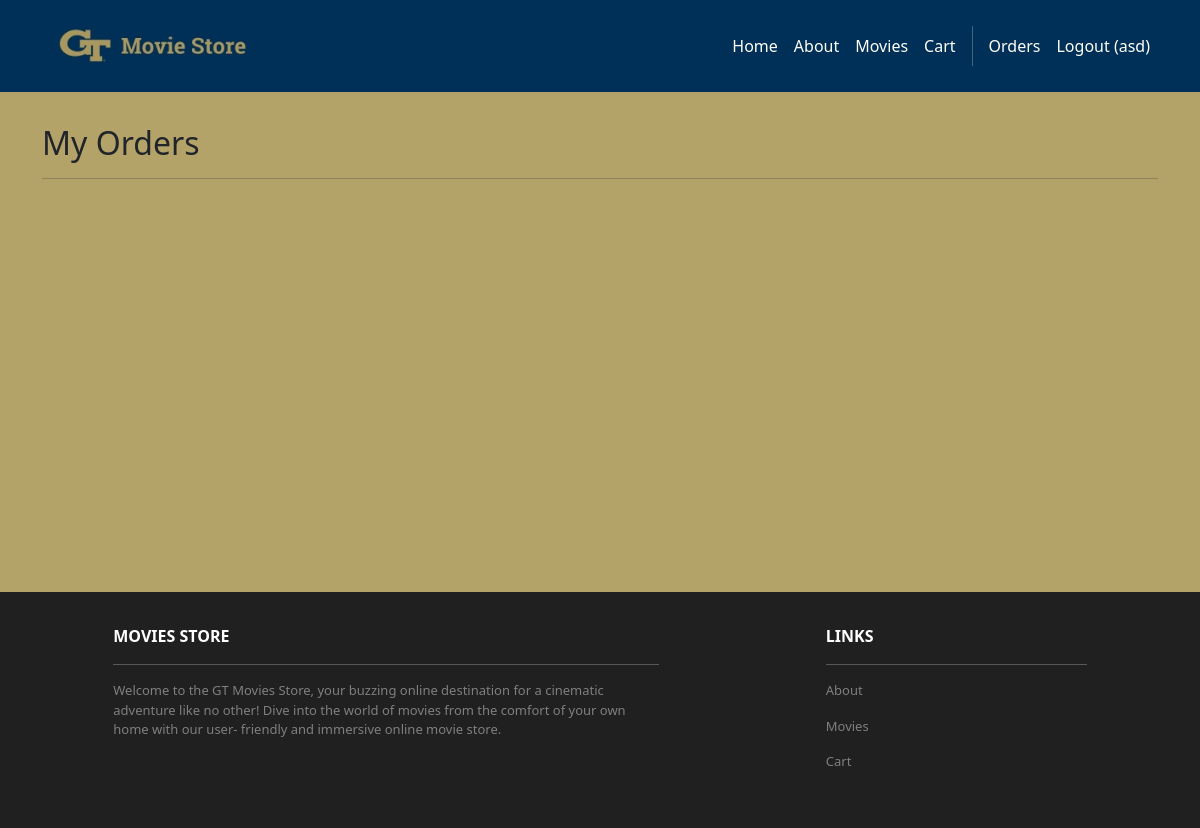
The page /accounts/orders/ (signed in) on the database as committed earlier.
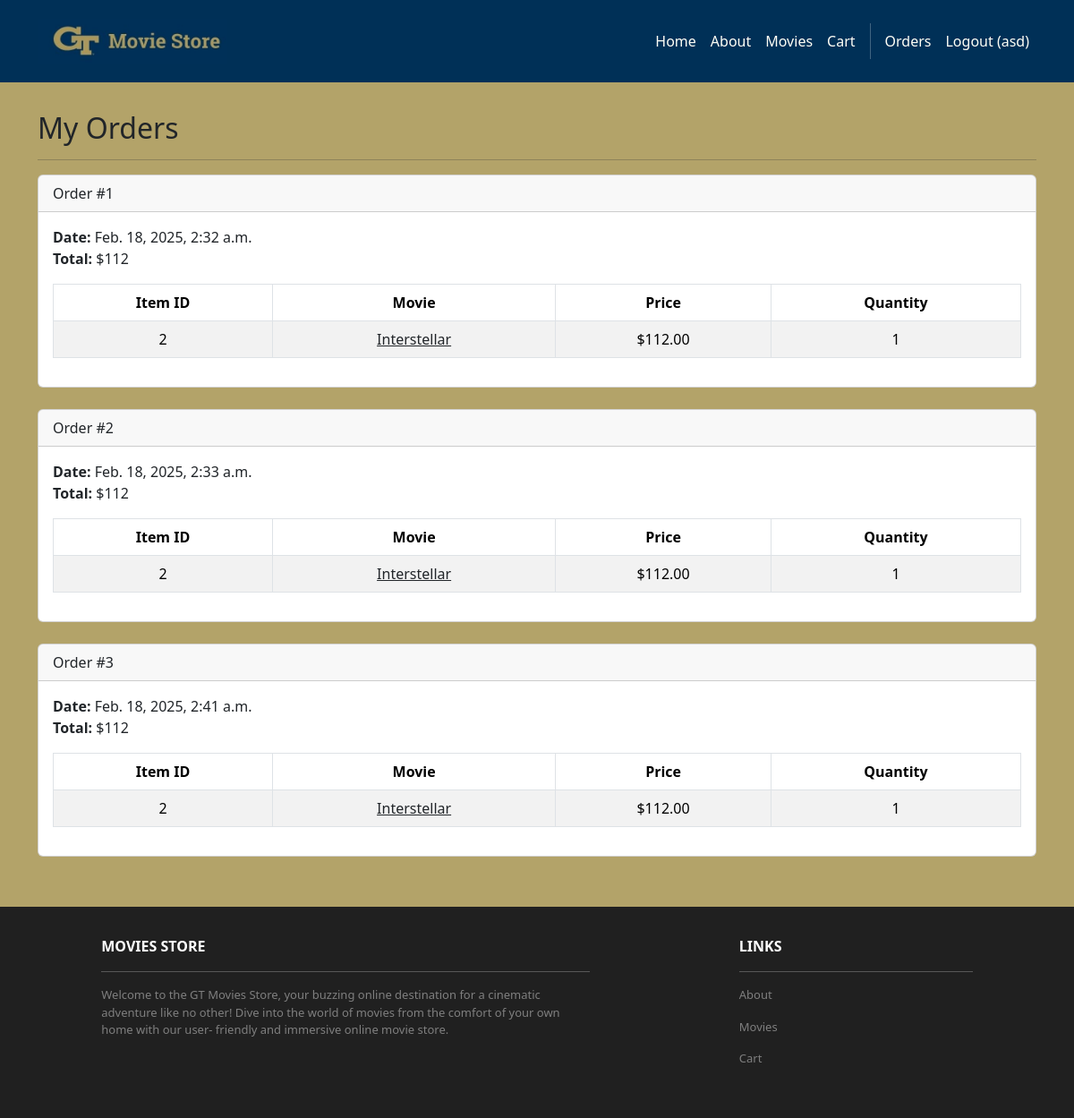
The same page on the database as committed later.
### cart/models.py (models this page shows, shortened)
class Order(models.Model):
    id = models.AutoField(primary_key=True)
    total = models.IntegerField()
    user = models.ForeignKey(
        User,
        on_delete=models.CASCADE,
        related_name='orders',
        db_index=True
    )
    date = models.DateTimeField(auto_now_add=True, db_index=True)

class Item(models.Model):
    id = models.AutoField(primary_key=True)
    price = models.IntegerField()
    quantity = models.IntegerField()
    order = models.ForeignKey(Order, on_delete=models.CASCADE)
    movie = models.ForeignKey(Movie, on_delete=models.CASCADE)

### movies/models.py (models this page shows, shortened)
class Movie(models.Model):
    id = models.AutoField(primary_key=True)
    GENRE_CHOICES = [
        ('ACTION', 'Action'),
        ('COMEDY', 'Comedy'),
        ('DRAMA', 'Drama'),
        ('HORROR', 'Horror'),
        ('SCIFI', 'Sci-Fi'),
        ('ROMANCE', 'Romance'),
    ]
    name = models.CharField(max_length=255, db_index=True)
    price = models.DecimalField(max_digits=6, decimal_places=2)
    description = models.TextField()
    genre = models.CharField(
        max_length=20,
        choices=GENRE_CHOICES,
        default='DRAMA')
    image = models.ImageField(upload_to='movie_images/', blank=True, null=True)
    image_url = models.URLField(blank=True, null=True)

### accounts/views.py (the view)
# urls.py: path('orders/', views.orders, name='accounts.orders'),
@login_required
def orders(request):
    template_data = {}
    template_data = {'title': 'Orders', 'orders': request.user.orders.all()}
    return render(request, 'accounts/orders.html', {'template_data': template_data})

### accounts/templates/accounts/orders.html (shortened to what this page needs)
<!DOCTYPE html>
<html lang="en">
<head>
</head>
<body>
  {% extends 'base.html' %}
  {% block content %}
    <div class="p-3">
      <div class="container">
        <div class="row mt-3">
          <div class="col mx-auto mb-3">
            <h2>My Orders</h2>
            <hr />
            {% for order in template_data.orders %}
            <div class="card mb-4">
              <div class="card-header">
                Order #{{ order.id }}
              </div>
              <div class="card-body">
                <b>Date:</b> {{ order.date }}<br />
                <b>Total:</b> ${{ order.total }}<br />
                <table class="table table-bordered
                  table-striped text-center mt-3">
                  <thead>
                    <tr>
                      <th scope="col">Item ID</th>
                      <th scope="col">Movie</th>
                      <th scope="col">Price</th>
                      <th scope="col">Quantity</th>
                    </tr>
                  </thead>
                  <tbody>
                    {% for item in order.item_set.all %}
                    <tr>
                      <td>{{ item.movie.id }}</td>
                      <td>
                        <a class="link-dark" href="{% url 'movies.show' id=item.movie.id %}">
                          {{ item.movie.name }}
                        </a>
                      </td>
                      <td>${{ item.movie.price }}</td>
                      <td>{{ item.quantity }}</td>
                    </tr>
                    {% endfor %}
                  </tbody>
                </table>
              </div>
            </div>
            {% endfor %}
          </div>
        </div>
      </div>
    </div>
  {% endblock content %}

### moviesstore/templates/base.html (shortened to what this page needs)
<!DOCTYPE html>
<html>
  <head>
    {% load static %}
    <link href=
      "https://cdn.jsdelivr.net/npm/bootstrap@5.3.3/dist/css/bootstrap.min.css" rel="stylesheet"
>
    <link rel=
      "stylesheet"  href="https://cdnjs.cloudflare.com/ajax/libs/font-awesome/6.1.1/css/all.min.css">
    <link rel="stylesheet" type="text/css"
          href="{%static 'css/style.css' %}">
    <link rel="stylesheet" type="text/css"
          href="{%static 'css/custom.css' %}">
  </head>
  <body>
    <nav class="p-3 navbar navbar-dark bg-blue
         navbar-expand-lg">
      <div class="container">
        <a class="navbar-brand"
           href="{% url 'home.index' %}">
          <img src="{% static 'img/moviestore_logo.jpg' %}" alt="GT Logo"
               height="50" />
        </a>
        <div class="collapse navbar-collapse"
             id="navbarNavAltMarkup">
          <div class="navbar-nav ms-auto navbar-ml">
            <a class="nav-link"
               href="{% url 'home.index' %}">Home</a>
            <a class="nav-link"
               href="{% url 'home.about' %}">About</a>
            <a class="nav-link" href=
              "{% url 'movies.index' %}">Movies</a>
            <a class="nav-link"
            href="{% url 'cart.index' %}">Cart</a>
            {% if user.is_authenticated %}
            <a class="nav-link"
              href="{% url 'accounts.orders' %}">Orders
            </a>
            <a class="nav-link" href="{% url 'accounts.logout' %}">Logout ({{user.username }})</a>
            {% endif %}
          </div>
        </div>
      </div>
    </nav>
    <div class="pb-6 bg-yellow content">
      {% block content %}
      {% endblock content %}
    </div>
    <section class="p-3 ms-footer d-none d-md-block b-0 w-100 bottom-0">
      <div class="container">
        <div class="row mt-3 text-white">
          <div class="col-md-6 col-lg-6 col-xl-6
               mx-auto mb-4">
            <b>MOVIES STORE</b>
            <hr />
            <p>
              Welcome to the GT Movies Store, your buzzing online
              destination for a cinematic adventure like no
              other! Dive into the world of movies from the
              comfort of your own home with our user-
              friendly and immersive online movie store.
            </p>
          </div>
          <div class="col-md-3 col-lg-3 col-xl-3
               mx-auto mb-4">
            <b>LINKS</b>
            <hr />
            <p><a class="nav-link"
              href="{% url 'home.about' %}">
              About
            </a></p>
            <p><a class="nav-link"
              href="{% url 'movies.index' %}">
              Movies
            </a></p>
            <p><a class="nav-link"
              href="{% url 'cart.index' %}">
              Cart
            </a></p>
          </div>
        </div>
      </div>
    </section>
  </body>
</html>

### moviesstore/static/css/style.css (style rules this page uses)
.navbar a.nav-link { color: #FFFEF6 !important; }
.ms-footer { background-color: #202020; }
.ms-footer p { color: #7F7F7F; font-size: 13px; }

### moviesstore/static/css/custom.css (style rules this page uses)
.bg-blue { background-color: #003057; }
.bg-yellow { background-color: #b3a369; }
.content { min-height: calc(100vh - 300px); }

Rows that differ between the two databases and show on the page:
added Order: id "1", date "Feb. 18, 2025, 2:32 a.m.", total "112"
added Item: movie.id "2", movie.name "Interstellar", movie.price "112.00", quantity "1"
added Order: id "2", date "Feb. 18, 2025, 2:33 a.m.", total "112"
added Item: movie.id "2", movie.name "Interstellar", movie.price "112.00", quantity "1"
added Order: id "3", date "Feb. 18, 2025, 2:41 a.m.", total "112"
added Item: movie.id "2", movie.name "Interstellar", movie.price "112.00", quantity "1", shown under "3"
